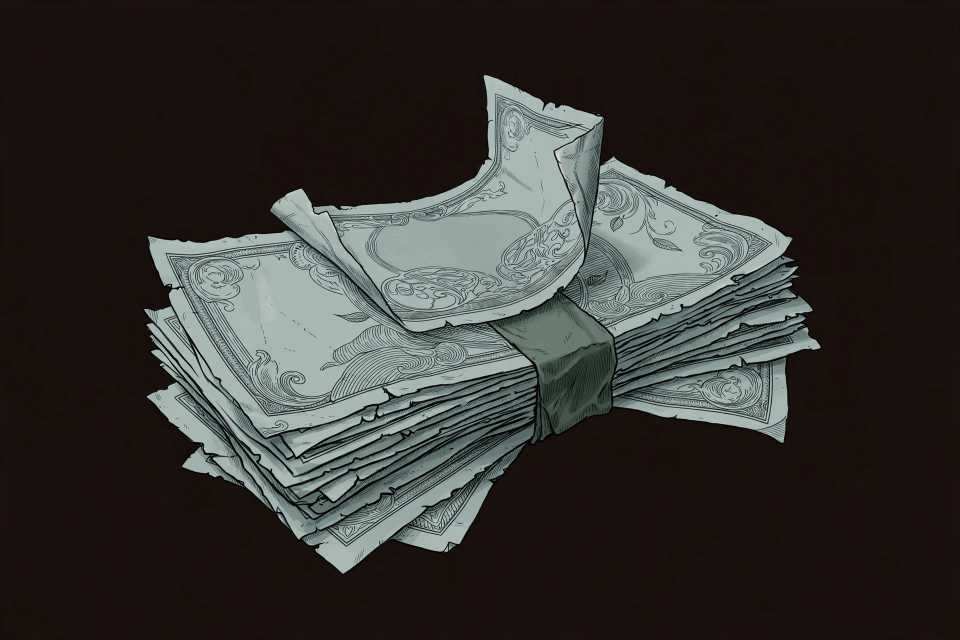
#> input picture truth/approved/billstack.webp, 1920 x 1280 px, given in place of 4-casino-aged-v1-0-6e6891ef-0177-440d-a781-93c1f214256a.webp, which was not available (shown at 1/2 size)
$ python compose_v3_sample.py
#> lines starting #> are read from the running program, lines starting #| are printed output that depends on the picture
### tools/compose_final_v2.py
"""24ドボン カード面「最終デザイン」全カード生成（2026-11-13）

カジノ完成見本（compose_final.py）の作り方を全48面に一般化したもの。
- 土台・名前欄・枠・効果エリアの紙は compose_final.py と完全同一の処理
- イラストは承認済みシーン原画を窓 (91,259)-(1190,1622) に余白なく配置
  配置は build_faces.py の PLACE（subj_frac, target）を尊重し、それ以外は
  カジノと同じ「下端94.5%」ルール
- 鉄板は plate-v2-sprite.png をブランク化し、数字・矢印・札束を描き直す
- 効果アイコンは確定済み原画から円盤を切り出し、直径210pxで下帯中央へ
"""
import pathlib
from PIL import Image, ImageDraw, ImageFilter, ImageFont
import numpy as np
from scipy import ndimage

BASE = pathlib.Path.home() / "workspace/goals/24-dobon-digital-web-version/files"
DM = BASE / "design-mocks"
S = BASE / "card-art-v2"
OUT = DM / "final-faces"
OUT.mkdir(parents=True, exist_ok=True)

V1 = Image.open(S / "media-generation-dobon-card-24-casino-aged-v1-0-6e6891ef-0177-440d-a781-93c1f214256a.webp").convert("RGB")
#> V1 is the input picture: PIL image 1920x1280 RGB; mean R, G, B 53.7, 52.1, 48.8
V3 = Image.open(S / "media-generation-dobon-card-24-casino-aged-v3-0-934169ad-aa8d-4383-9589-8f9e9dd47d86.webp").convert("RGB")
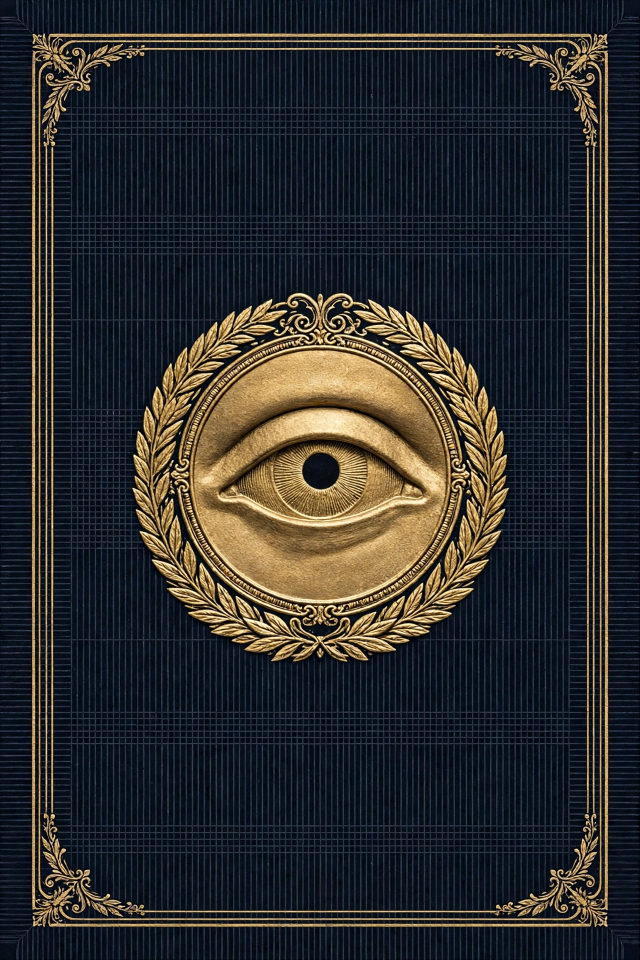
#> input picture truth/approved/card-back.webp, 1280 x 1920 px, given in place of 4-casino-aged-v3-0-934169ad-aa8d-4383-9589-8f9e9dd47d86.webp, which was not available (shown at 1/2 size)
#> V3 is the input picture: PIL image 1280x1920 RGB; mean R, G, B 45.8, 45.8, 45
V2 = Image.open(S / "media-generation-dobon-card-24-casino-aged-v2-0-99687f9f-917b-4f71-97bc-c7a7b3869b01.webp").convert("RGB")
SERIF = "/usr/share/fonts/opentype/noto/NotoSerifCJK-Bold.ttc"

# ============================================================ 土台（compose_final と同一）
def flatten_paper(region_img, radius=25, strength=0.85):
    a = np.asarray(region_img).astype(float)
    blur = np.asarray(region_img.filter(ImageFilter.GaussianBlur(radius))).astype(float)
    mean = blur.mean(axis=(0, 1))
    out = a / np.maximum(blur, 1.0) * mean
    res = a * (1 - strength) + out * strength
    return Image.fromarray(np.clip(res, 0, 255).astype(np.uint8))

# [25 lines left out: function make_base, not called in this run]

def _match_rows(top_img, bot_img, rows=10, fade=0.7):
    """下ブロックの上端の色調を上ブロックの下端に合わせ、継ぎ目の段差を消す。"""
    from scipy import ndimage as _ndi
    t = np.asarray(top_img).astype(float)
    b = np.asarray(bot_img).astype(float)
    tm = _ndi.gaussian_filter(t[-rows:].mean(0), (30, 0))
    bm = _ndi.gaussian_filter(b[:rows].mean(0), (30, 0))
    off = (tm - bm)[None, :, :]
    ramp = (1 - np.linspace(0, fade, b.shape[0]))[:, None, None]
    return Image.fromarray(np.clip(b + off * ramp, 0, 255).astype(np.uint8))


def effect_paper():
    # 反転タイルは汚れが鏡合わせになるため廃止。実在の紙2種を回転・切り出しでつなぐ。
    # 上下は122pxずつを38px重ねてぼかす（合計206px）。
    stripA = flatten_paper(V1.crop((480, 284, 1180, 356)).resize((700, 122)))
#> in flatten_paper, `blur = np.asarray(region_img.filter(ImageFilter.GaussianBlur(radius)))..`:
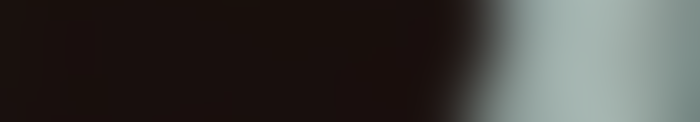
#> blur: shape (122, 700, 3) float64; mean R, G, B 62.3, 60.7, 57.8
#> in flatten_paper, `mean = blur.mean(axis=(0, 1))`: mean = [62.34, 60.66, 57.79]
    stripB700 = flatten_paper(V3.crop((760, 1680, 1160, 1770)).resize((700, 122)))
#> call 2 of flatten_paper, with radius = 25, strength = 0.85
#> in flatten_paper (call 2), `blur = np.asarray(region_img.filter(ImageFilter.GaussianBlur(radius)))..`:
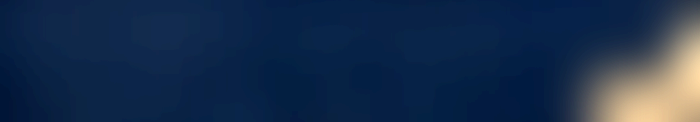
#> blur: shape (122, 700, 3) float64; mean R, G, B 20.4, 27.2, 36.7; drawn with min black and max white
#> in flatten_paper (call 2), `mean = blur.mean(axis=(0, 1))`: mean = [20.41, 27.18, 36.71]
    stripB398 = flatten_paper(V3.crop((760, 1680, 1160, 1770)).resize((398, 122)))
#> call 3 of flatten_paper, with radius = 25, strength = 0.85
#> in flatten_paper (call 3), `blur = np.asarray(region_img.filter(ImageFilter.GaussianBlur(radius)))..`:
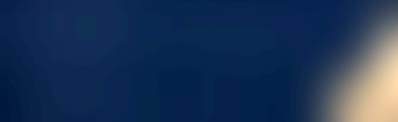
#> blur: shape (122, 398, 3) float64; mean R, G, B 20.7, 27.4, 36.8; drawn with min black and max white
#> in flatten_paper (call 3), `mean = blur.mean(axis=(0, 1))`: mean = [20.68, 27.38, 36.8]
    top = Image.new("RGB", (1098, 122))
    top.paste(stripA, (0, 0))
    top.paste(stripB398, (700, 0))
    bottom = Image.new("RGB", (1098, 122))
    bottom.paste(stripA.transpose(Image.ROTATE_180), (0, 0))
    bottom.paste(stripB700.crop((302, 0, 700, 122)), (700, 0))
    bottom = _match_rows(top, bottom)
    paper = Image.new("RGB", (1098, 206))
    paper.paste(top, (0, 0))
    vmask = Image.fromarray(np.tile(np.linspace(0, 255, 38).astype(np.uint8)[:, None], (1, 1098)), "L")
    paper.paste(bottom.crop((0, 0, 1098, 38)), (0, 84), vmask)
    paper.paste(bottom.crop((0, 38, 1098, 122)), (0, 122))
    hmask = Image.fromarray(np.tile(np.linspace(0, 255, 49).astype(np.uint8)[None, :], (206, 1)), "L")
    right = Image.new("RGB", (49, 206))
    right.paste(top.crop((700, 0, 749, 122)), (0, 0))
    right.paste(bottom.crop((700, 38, 749, 122)), (0, 122))
    paper.paste(right, (676, 0), hmask)
    return paper

PAPER = effect_paper()
#> in effect_paper, `top = Image.new("RGB", (1098, 122))`: top: PIL image 1098x122 RGB; every value is 0
#> in effect_paper, `bottom.paste(stripB700.crop((302, 0, 700, 122)), (700, 0))`:
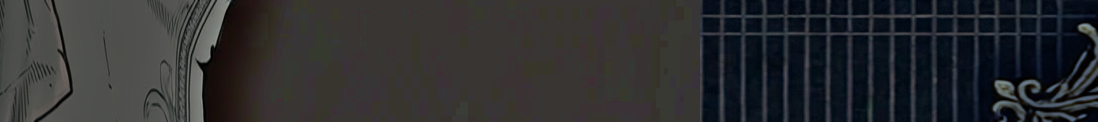
#> bottom: PIL image 1098x122 RGB; mean R, G, B 46.2, 47.2, 48.9
#> in _match_rows, `tm = _ndi.gaussian_filter(t[-rows:].mean(0), (30, 0))`: tm = 1098 rows, first 8: [55.23, 53.32, 49.63], [55.23, 53.32, 49.63], [55.23, 53.32, 49.63], [55.23, 53.31, 49.63], [55.23, 53.31, 49.62], [55.23, 53.31, 49.62], [55.22, 53.31, 49.62], [55.22, 53.3, 49.61]
#> in _match_rows, `bm = _ndi.gaussian_filter(b[:rows].mean(0), (30, 0))`: bm = 1098 rows, first 8: [70.24, 71.86, 68.8], [70.24, 71.86, 68.8], [70.25, 71.87, 68.81], [70.26, 71.88, 68.82], [70.28, 71.89, 68.83], [70.3, 71.91, 68.85], [70.33, 71.93, 68.87], [70.36, 71.96, 68.89]
#> in _match_rows, `off = (tm - bm)[None, :, :]`: off = 1098 rows, first 8: [-15.01, -18.54, -19.17], [-15.01, -18.55, -19.17], [-15.02, -18.55, -19.18], [-15.03, -18.57, -19.19], [-15.05, -18.58, -19.21], [-15.08, -18.6, -19.23], [-15.11, -18.63, -19.25], [-15.14, -18.65, -19.28]
#> in effect_paper, `paper = Image.new("RGB", (1098, 206))`: paper: PIL image 1098x206 RGB; every value is 0
#> in effect_paper, `paper.paste(bottom.crop((0, 38, 1098, 122)), (0, 122))`:
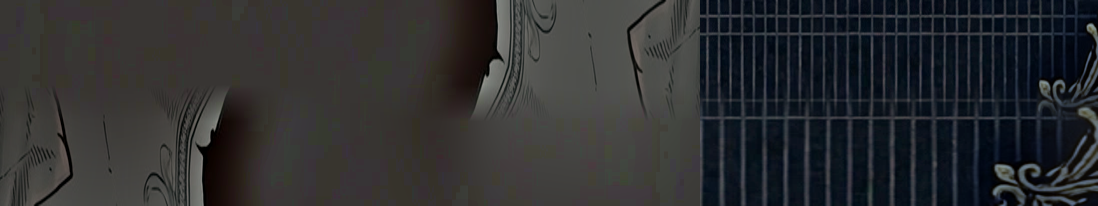
#> paper: PIL image 1098x206 RGB; mean R, G, B 46.5, 47.3, 48.9
#> in effect_paper, `right = Image.new("RGB", (49, 206))`: right: PIL image 49x206 RGB; every value is 0
#> in effect_paper, `right.paste(bottom.crop((700, 38, 749, 122)), (0, 122))`:
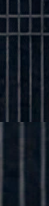
#> right: PIL image 49x206 RGB; mean R, G, B 22.3, 29.3, 38.7
#> (the run stopped early here; a loop or call above may not have finished)
